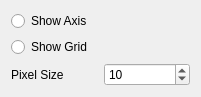
   <widget class="QWidget" name="layoutWidget">
    <property name="geometry">
     <rect>
      <x>570</x>
      <y>350</y>
      <width>201</width>
      <height>86</height>
     </rect>
    </property>
    <layout class="QVBoxLayout" name="verticalLayout_2">
     <item>
      <layout class="QVBoxLayout" name="verticalLayout">
       <item>
        <widget class="QRadioButton" name="radioButton">
         <property name="text">
          <string>Show Axis</string>
         </property>
         <property name="autoExclusive">
          <bool>false</bool>
         </property>
        </widget>
       </item>
       <item>
        <widget class="QRadioButton" name="radioButton_2">
         <property name="text">
          <string>Show Grid</string>
         </property>
         <property name="autoExclusive">
          <bool>false</bool>
         </property>
        </widget>
       </item>
      </layout>
     </item>
     <item>
      <layout class="QHBoxLayout" name="horizontalLayout_3">
       <item>
        <widget class="QLabel" name="label">
         <property name="text">
          <string>Pixel Size</string>
         </property>
        </widget>
       </item>
       <item>
        <widget class="QSpinBox" name="spinBox">
         <property name="maximum">
          <number>150</number>
         </property>
         <property name="value">
          <number>10</number>
         </property>
        </widget>
       </item>
      </layout>
     </item>
    </layout>
   </widget>
